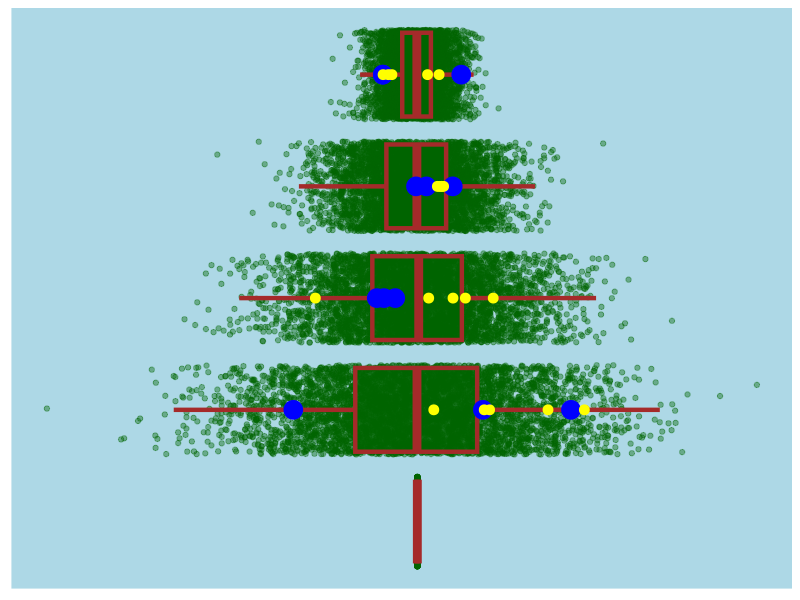

Here is the R script that generated this plot:
library(ggplot2)
library(tidyr)
library(dplyr)

#Za każdym razem otrzymujemy nieco inną choinkę :)

#Jeśli nie rysuje tak jak powinno (wyświetla tylko zielone) to należy wyczyścić manualnie zmienne
rm(list = ls())

r1 <- rnorm(5000)
r2 <- rnorm(5000,0, 0.75)
r3 <- rnorm(5000,0, 0.5)
r4 <- rnorm(5000,0, 0.25)
r0 <- c(0)

con <- as.data.frame(cbind(r0,r1,r2,r3,r4))
con <- pivot_longer(con, cols = 1:5)

p <- ggplot(con, aes( x = value, y = name)) +
  geom_jitter(col = "darkgreen", alpha = 0.4) +
  geom_boxplot(color = "brown", fill = "darkgreen", outlier.alpha = 0, lwd = 1.5, alpha = 0.8)

r0 <- c()
r1 <- runif(3, -2, 2)
r2 <- runif(3, -1.5, 1.5)
r3 <- runif(3,-1, 1)
r4 <- runif(3,-0.5, 0.5)

df <- as.data.frame(cbind(r1,r2,r3,r4))
df <- pivot_longer(df, cols = 1:4) 

p <- p + geom_point(data = df, col = "blue", size = 6) 

r0 <- c()
r1 <- runif(5, -2, 2)
r2 <- runif(5, -1.5, 1.5)
r3 <- runif(5,-1, 1)
r4 <- runif(5,-0.5, 0.5)

df <- as.data.frame(cbind(r1,r2,r3,r4))
df <- pivot_longer(df, cols = 1:4) 

p <- p + geom_point(data = df, col = "yellow", size = 3) 
p <- p + theme(axis.line=element_blank(),axis.text.x=element_blank(),
        axis.text.y=element_blank(),axis.ticks=element_blank(),
        axis.title.x=element_blank(),
        axis.title.y=element_blank(),legend.position="none",
        panel.background=element_rect(fill = "lightblue"),panel.border=element_blank(),panel.grid.major=element_blank(),
        panel.grid.minor=element_blank(),plot.background=element_blank())
p
